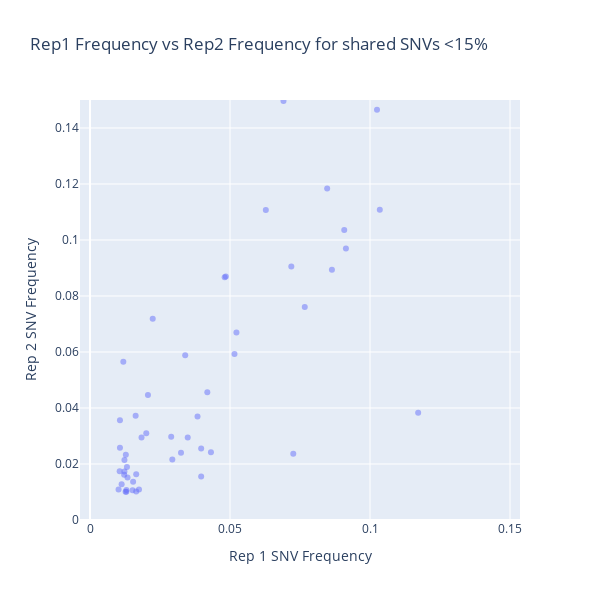

Source (notebook cell):
### Code cell
import plotly.express as px

# Scatter plot of rep1_freq vs rep2_freq
fig = px.scatter(shared_vars, 
                 x="Frequency_1", 
                 y="Frequency_2", 
                 title="Rep1 Frequency vs Rep2 Frequency for shared SNVs <15%",
                 labels={"Frequency_1": "Rep 1 SNV Frequency", "Frequency_2": "Rep 2 SNV Frequency"},
                 opacity=0.5,
                 hover_data=["sample_var"])

# Define axis limits
x_min, x_max = 0, 0.15  # Adjust as needed
y_min, y_max = 0, 0.15  # Adjust as needed

# Make the plot square and set axis limits
fig.update_layout(
    width=600,  
    height=600,  
    xaxis=dict(scaleanchor="y", range=[x_min, x_max]),  
    yaxis=dict(range=[y_min, y_max])
)

# Show the plot
fig.show()

### Figure 1 — Plotly figure (JSON) as saved in the notebook; plotly's stock layout.template omitted (floating-point values rounded to 4 significant figures)
{"data": [{"customdata": [["c1_HA_351"], ["c1_M1_97"], ["c1_NA_234"], ["c1_NA_401"], ["c1_PA_92"], ["c1_PA_489"], ["c11_HA_155"], ["c11_HA_351"], ["c11_HA_501"], ["c11_HA_532"], ["c11_PA_489"], ["c12_M1_134"], ["c13_HA_351"], ["c13_M1_205"], ["c13_PA_489"], ["c13_PB1_182"], ["c13_PB2_123"], ["c13_PB2_407"], ["c13_PB2_640"], ["c14_HA_351"], ["c14_PA_489"], ["c15_NA_223"], ["c15_NS1_58"], ["c15_PA_489"], ["c15_PA_605"], ["c17_NS1_143"], ["c17_PB1_758"], ["c2_HA_43"], ["c2_HA_307"], ["c2_HA_351"], ["c2_M1_192"], ["c2_M1_218"], ["c2_NS1_44"], ["c2_NS1_152"], ["c2_PB1_737"], ["c2_PB2_1"], ["c2_PB2_114"], ["c2_PB2_678"], ["c4_HA_351"], ["c4_HA_420"], ["c4_NP_156"], ["c4_PA_489"], ["c4_PB2_191"], ["c4_PB2_520"], ["c5_HA_47"], ["c5_HA_111"], ["c5_HA_351"], ["c5_HA_353"], ["c5_HA_534"], ["c5_NP_493"], ["c5_PA_489"], ["c5_PA_497"], ["c5_PB1_673"], ["c6_M1_164"], ["c6_M2_70"], ["c6_M2_71"], ["c6_NA_22"], ["c6_PB1_41"], ["c6_PB1_737"], ["c6_PB2_64"], ["c7_HA_351"], ["c7_HA_566"], ["c7_PA_489"], ["c7_PA_614"], ["c7_PB2_56"], ["c7_PB2_326"], ["c7_PB2_463"], ["c7_PB2_702"], ["c8_NP_131"], ["c8_PB2_637"], ["c9_NS1_127"]], "hovertemplate": "Rep 1 SNV Frequency=%{x}<br>Rep 2 SNV Frequency=%{y}<br>sample_var=%{customdata[0]}<extra></extra>", "legendgroup": "", "marker": {"color": "#636efa", "opacity": 0.5, "symbol": "circle"}, "mode": "markers", "name": "", "orientation": "v", "showlegend": false, "type": "scatter", "x": [0.3613, 0.0134, 0.0113, 0.0107, 0.0516, 0.0719, 0.0397, 0.3451, 0.0154, 0.0165, 0.0883, 0.0908, 0.2758, 0.0349, 0.0661, 0.0691, 0.0106, 0.3666, 0.1025, 0.3312, 0.0977, 0.0105, 0.0128, 0.0124, 0.0152, 0.0384, 0.0726, 0.0781, 0.0163, 0.2783, 0.0419, 0.1035, 0.0325, 0.0767, 0.0127, 0.0485, 0.034, 0.1545, 0.4293, 0.0207, 0.0432, 0.1172, 0.2135, 0.0123, 0.0847, 0.0628, 0.2581, 0.0864, 0.013, 0.0102, 0.0914, 0.1708, 0.0481, 0.0123, 0.0523, 0.029, 0.0107, 0.0175, 0.0165, 0.0201, 0.4033, 0.0132, 0.1612, 0.0294, 0.0397, 0.0122, 0.0184, 0.013, 0.0224, 0.0111, 0.0119], "xaxis": "x", "y": [0.3936, 0.0152, 0.0128, 0.0258, 0.0593, 0.0905, 0.0155, 0.0996, 0.0137, 0.0163, 0.2681, 0.1036, 0.3313, 0.0295, 0.2085, 0.1496, 0.0174, 0.3838, 0.1465, 0.3584, 0.3577, 0.1546, 0.0233, 0.2816, 0.0106, 0.037, 0.0237, 0.2036, 0.0372, 0.3277, 0.0456, 0.1108, 0.024, 0.0761, 0.0101, 0.087, 0.0588, 0.2026, 0.2709, 0.0446, 0.0242, 0.0383, 0.255, 0.0214, 0.1184, 0.1107, 0.2476, 0.0894, 0.0107, 0.0109, 0.097, 0.1424, 0.0867, 0.0173, 0.067, 0.0297, 0.0356, 0.0109, 0.0102, 0.031, 0.3802, 0.0189, 0.0712, 0.0216, 0.0255, 0.0162, 0.0295, 0.0101, 0.0719, 0.1552, 0.0565], "yaxis": "y"}], "layout": {"height": 600, "legend": {"tracegroupgap": 0}, "title": {"text": "Rep1 Frequency vs Rep2 Frequency for shared SNVs <15%"}, "width": 600, "xaxis": {"anchor": "y", "domain": [0, 1], "range": [0, 0.15], "scaleanchor": "y", "title": {"text": "Rep 1 SNV Frequency"}}, "yaxis": {"anchor": "x", "domain": [0, 1], "range": [0, 0.15], "title": {"text": "Rep 2 SNV Frequency"}}}}
